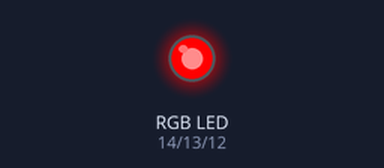
Bench run of a sketch on a simulated Arduino Uno, built with avr-gcc and run on an emulated ATmega328P. Parts: an RGB LED mixed from three pins (HIGH = lit).

Above: at 0.5 s.
At 1.5 s:
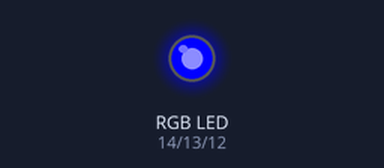
At 5.5 s:
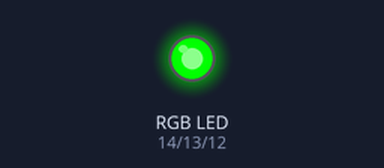
Timing chart, 0 to 6.9 s (numbered marks = the images above):
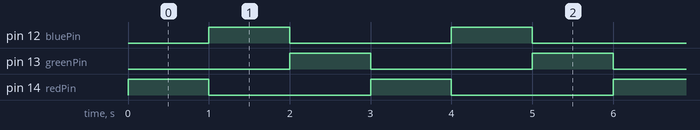

Measured:
- by itself, pin 12 (bluePin), pin 13 (greenPin), pin 14 (redPin): alternates HIGH for 1.0 s and LOW for 2.0 s
- by itself, everything shown: repeats every 3.0 s, in 3 steps

The sketch:

rgb_led_analog.ino
```cpp
//Sets the integers to certain pins
int redPin = 14;
int bluePin = 12;
int greenPin = 13;

void setup() {
  }

void loop() {
  analogWrite(redPin, 255);//Writes an analog value to redPin
  analogWrite(bluePin, 0);//Writes an analog value to bluePin
  analogWrite(greenPin, 0);//Writes an analog value to greenPin
  delay(1000);

  analogWrite(redPin, 0);//Writes an analog value to redPin
  analogWrite(bluePin, 255);//Writes an analog value to bluePin
  analogWrite(greenPin, 0);//Writes an analog value to greenPin
  delay(1000);

  analogWrite(redPin, 0);//Writes an analog value to redPin
  analogWrite(bluePin, 0);//Writes an analog value to bluePin
  analogWrite(greenPin, 255);//Writes an analog value to greenPin
  delay(1000);


}
```
